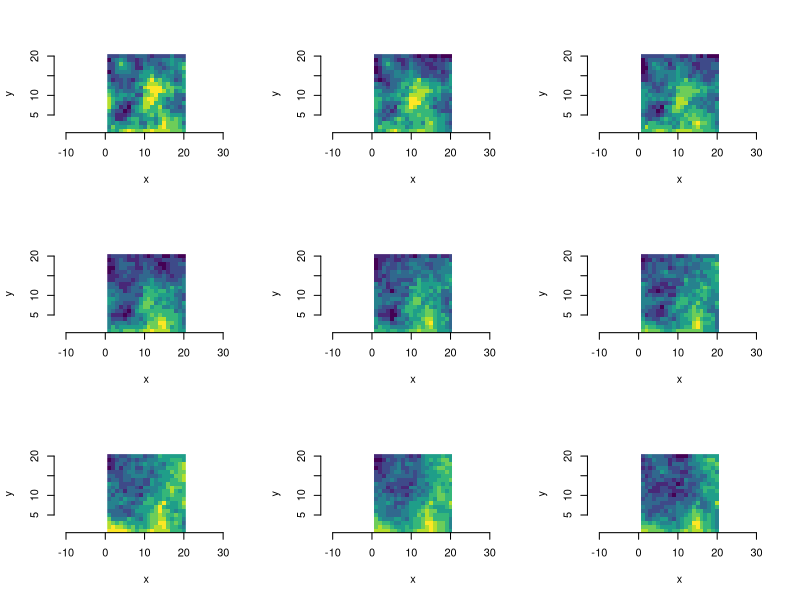

Recreate this plot in R.
# Parameters
n_x = 20
n_y = 20
n_t = 10
corr_s = 0.9
corr_t = 0.9
margSD = 0.5
meanD = 3

#
loc_gz = expand.grid("x"=1:n_x, "y"=1:n_y)
log_d_st = matrix(NA, nrow=n_x*n_y, ncol=n_t )

#
R_ss = corr_s^as.matrix(dist(loc_gz))
condSD = margSD * sqrt(1-corr_t^2)
alpha = meanD*(1-corr_t)

# Loop through years
for( tI in seq_len(n_t) ){
  if(tI==1){
    log_d_st[,1] = mvtnorm::rmvnorm(n=1, mean=rep(meanD,n_x*n_y), sigma=margSD^2*R_ss)
  }else{
    log_d_st[,tI] = alpha + corr_t*mvtnorm::rmvnorm(n=1, mean=log_d_st[,tI-1], sigma=condSD^2*R_ss)
  }
}

# Plot
out = sf::st_as_sf(cbind("d"=log_d_st,loc_gz), coords = c("x","y"))
out = stars::st_rasterize(out)
par(mfrow=c(3,3))
for(tI in 1:9){
  image(out[tI], axes=TRUE, col=viridisLite::viridis(10))
}
